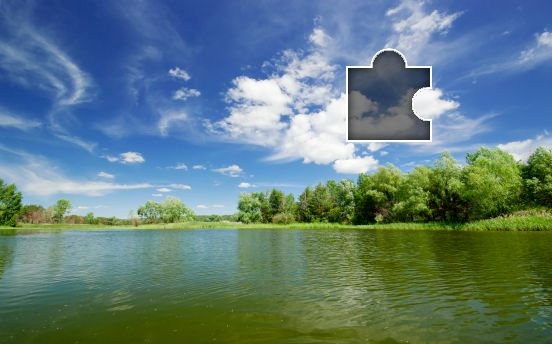
#> input picture test/image/bgimg.png, 552 x 344 px
$ python Image_test.py
#> lines starting #> are read from the running program, lines starting #| are printed output that depends on the picture; after the words box and inside, x2 and y2 are one past the last pixel; in counts of white or black regions, pixels touching at a corner belong together
# encoding: utf-8
"""
@project = Py_learing
@file = Image_test
@author= wanghu
@create_time = 2021/8/6 14:51
"""
import cv2,time

bg_image = cv2.imread(r'./bgimg.png')
#> bg_image is the input picture: shape (344, 552, 3); mean B, G, R 126.4, 124.8, 96.5
tp_image = cv2.imread(r'./huak.png')
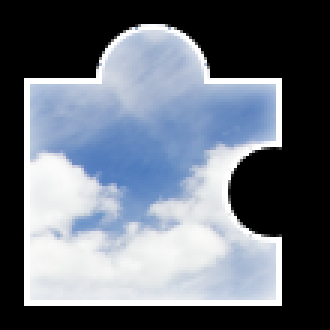
#> input picture test/image/huak.png, 110 x 110 px (shown 3 times larger)
#> tp_image is the input picture: shape (110, 110, 3); mean B, G, R 121.4, 110.2, 102.8

# gray_bgimg = cv2.cvtColor(bg_image, cv2.COLOR_BGR2GRAY)
# gray_tpimg = cv2.cvtColor(tp_image, cv2.COLOR_BGR2GRAY)
bg_canny = cv2.Canny(bg_image, 100, 200)
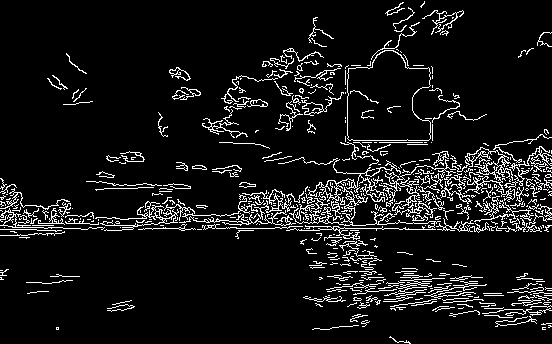
#> bg_canny: shape (344, 552); 8.4% white in thin lines or dots
tp_canny = cv2.Canny(tp_image, 100, 200)
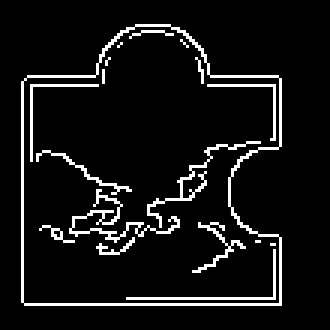
#> tp_canny: shape (110, 110) (shown 3 times larger); 7.6% white in thin lines or dots, all inside (x1, y1, x2, y2) = (7, 8, 94, 102)
res = cv2.matchTemplate(bg_canny, tp_canny, cv2.TM_CCOEFF_NORMED)
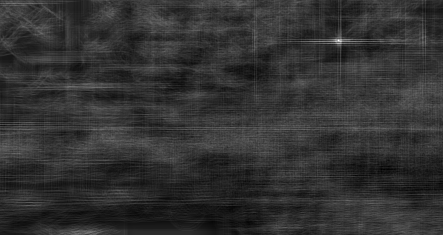
#> res: shape (235, 443) float32; min -0.0687, max 0.277, mean -0.000279; drawn with min black and max white
min_val, max_val, min_loc, max_loc = cv2.minMaxLoc(res)
#> min_val = -0.0687; max_val = 0.277; min_loc = (381, 169); max_loc = (338, 40)
th,tw = tp_image.shape[:2]
#> th = 110; tw = 110
tl = max_loc
#> tl = (338, 40)
br = (tl[0]+tw, tl[1]+th) # 右下角点的坐标
#> br = (448, 150)
cv2.rectangle(bg_image, tl, br, (0, 0, 255), 2)
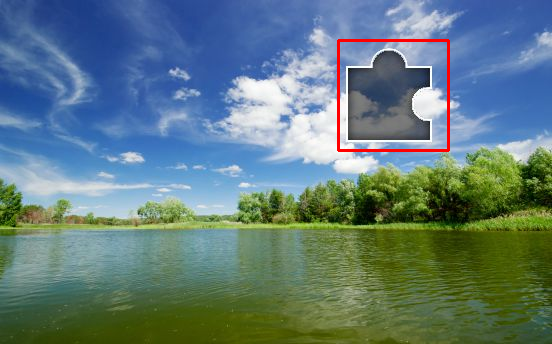
#> bg_image: shape (344, 552, 3); 0.69% of pixels changed, all inside (x1, y1, x2, y2) = (337, 39, 450, 152)
cv2.imshow('out.jpg', bg_image)

cv2.waitKey(3)
time.sleep(7)
